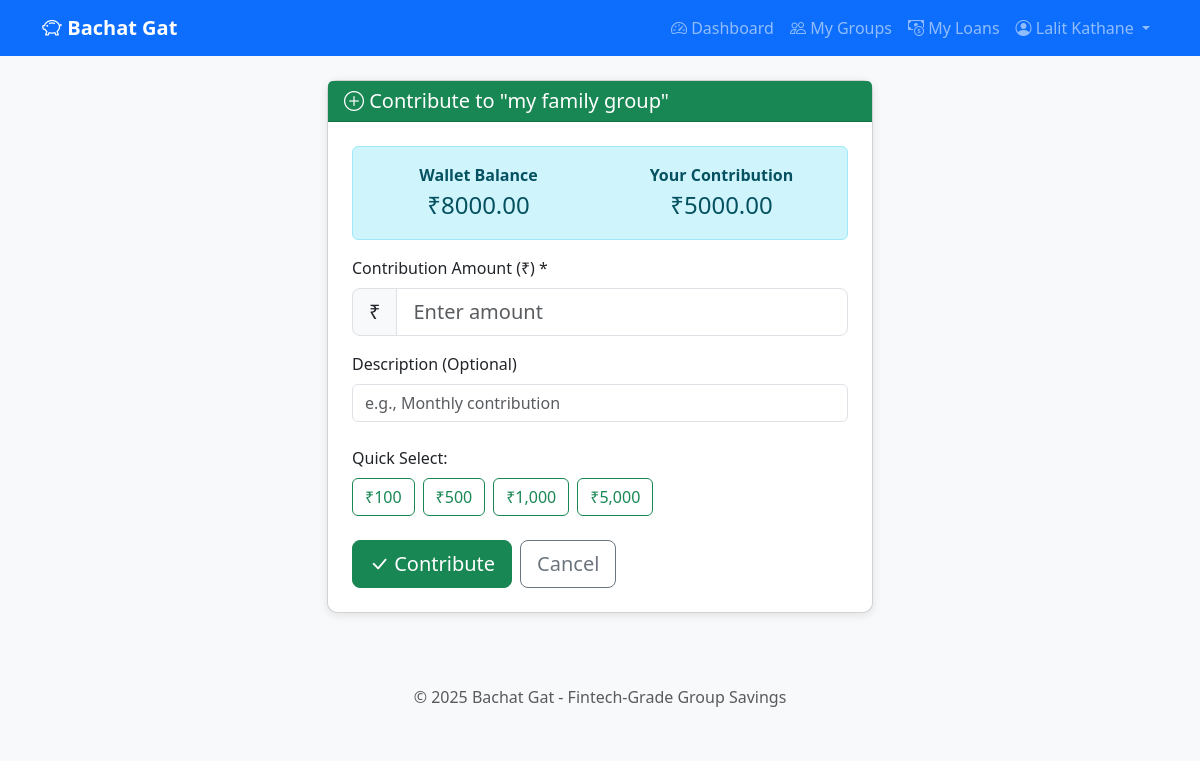
Page /groups/1/wallet/contribute (signed in) on the committed database.
### app/models.py (models this page shows, shortened)
class User(UserMixin, db.Model):
    __tablename__ = 'users'
    id = db.Column(db.Integer, primary_key=True)
    name = db.Column(db.String(100), nullable=False)
    email = db.Column(db.String(120), unique=True, nullable=False)
    password_hash = db.Column(db.String(256), nullable=False)
    phone = db.Column(db.String(20), nullable=True)
    created_at = db.Column(db.DateTime, default=datetime.utcnow)
    updated_at = db.Column(db.DateTime, default=datetime.utcnow, onupdate=datetime.utcnow)
    groups_created = db.relationship('Group', backref='creator', lazy='dynamic')
    memberships = db.relationship('GroupMember', backref='user', lazy='dynamic',
                                  foreign_keys='GroupMember.user_id')
    loan_requests = db.relationship('LoanRequest', backref='requester', lazy='dynamic',
                                    foreign_keys='LoanRequest.requested_by')
    approvals = db.relationship('LoanApproval', backref='approver', lazy='dynamic')
    contributions = db.relationship('MemberContribution', backref='contributor', lazy='dynamic')
    repayments = db.relationship('LoanRepayment', backref='payer', lazy='dynamic',
                                 foreign_keys='LoanRepayment.paid_by')
    member_ledgers = db.relationship('MemberLedger', backref='member', lazy='dynamic')

class Group(db.Model):
    __tablename__ = 'groups'
    id = db.Column(db.Integer, primary_key=True)
    name = db.Column(db.String(100), nullable=False)
    description = db.Column(db.String(500))
    created_by = db.Column(db.Integer, db.ForeignKey('users.id'), nullable=False)
    default_interest_rate = db.Column(db.Float, default=12.0)  # Annual %
    default_loan_duration_months = db.Column(db.Integer, default=12)
    default_repayment_type = db.Column(db.String(20), default='emi')
    is_active = db.Column(db.Boolean, default=True)
    created_at = db.Column(db.DateTime, default=datetime.utcnow)
    updated_at = db.Column(db.DateTime, default=datetime.utcnow, onupdate=datetime.utcnow)
    members = db.relationship('GroupMember', backref='group', lazy='dynamic',
                              cascade='all, delete-orphan')
    loan_requests = db.relationship('LoanRequest', backref='group', lazy='dynamic',
                                    cascade='all, delete-orphan')
    wallet = db.relationship('GroupWallet', backref='group', uselist=False,
                             cascade='all, delete-orphan')

class GroupWallet(db.Model):
    __tablename__ = 'group_wallets'
    id = db.Column(db.Integer, primary_key=True)
    group_id = db.Column(db.Integer, db.ForeignKey('groups.id'), unique=True, nullable=False)
    balance = db.Column(db.Float, default=0.0, nullable=False)
    total_contributed = db.Column(db.Float, default=0.0, nullable=False)
    total_disbursed = db.Column(db.Float, default=0.0, nullable=False)
    total_interest_earned = db.Column(db.Float, default=0.0, nullable=False)
    is_dirty = db.Column(db.Boolean, default=False, nullable=False)
    last_recalculated_at = db.Column(db.DateTime, default=datetime.utcnow)
    created_at = db.Column(db.DateTime, default=datetime.utcnow)
    updated_at = db.Column(db.DateTime, default=datetime.utcnow, onupdate=datetime.utcnow)
    contributions = db.relationship('MemberContribution', backref='wallet', lazy='dynamic')
    transactions = db.relationship('WalletTransaction', backref='wallet', lazy='dynamic')
    member_ledgers = db.relationship('MemberLedger', backref='wallet', lazy='dynamic')

class MemberLedger(db.Model):
    __tablename__ = 'member_ledgers'
    id = db.Column(db.Integer, primary_key=True)
    wallet_id = db.Column(db.Integer, db.ForeignKey('group_wallets.id'), nullable=False)
    user_id = db.Column(db.Integer, db.ForeignKey('users.id'), nullable=False)
    principal_contributed = db.Column(db.Float, default=0.0, nullable=False)
    interest_earned = db.Column(db.Float, default=0.0, nullable=False)
    total_balance = db.Column(db.Float, default=0.0, nullable=False)  # principal + interest
    last_contribution_at = db.Column(db.DateTime, nullable=True)
    last_interest_credit_at = db.Column(db.DateTime, nullable=True)
    created_at = db.Column(db.DateTime, default=datetime.utcnow)
    updated_at = db.Column(db.DateTime, default=datetime.utcnow, onupdate=datetime.utcnow)
    __table_args__ = (
        db.UniqueConstraint('wallet_id', 'user_id', name='unique_member_ledger'),
    )

### app/routes/wallet.py (the view, shortened to what this page needs)
@wallet_bp.route('/groups/<int:group_id>/wallet/contribute', methods=['GET', 'POST'])
@login_required
def contribute(group_id):
    group = Group.query.get_or_404(group_id)
    wallet = group.wallet
    if not wallet:
        flash('This group does not have a wallet!', 'danger')
        return redirect(url_for('groups.view_group', group_id=group_id))
    allowed, reason = can_contribute(current_user.id, wallet.id)
    if not allowed:
        flash(reason, 'danger')
        return redirect(url_for('wallet.view_wallet', group_id=group_id))
    user_ledger = MemberLedger.query.filter_by(
        wallet_id=wallet.id,
        user_id=current_user.id
    ).first()
    return render_template(
        'wallet/contribute.html',
        group=group,
        wallet=wallet,
        user_ledger=user_ledger
    )

### app/__init__.py (called while the page is built)
def create_app():
    app = Flask(__name__)
    app.config.from_object(Config)
    db.init_app(app)
    login_manager.init_app(app)
    from app.models import User
    @login_manager.user_loader
    def load_user(user_id):
        return User.query.get(int(user_id))
    from app.routes.auth import auth_bp
    from app.routes.groups import groups_bp
    from app.routes.loans import loans_bp
    from app.routes.wallet import wallet_bp
    from app.routes.admin import admin_bp  # NEW
    app.register_blueprint(auth_bp)
    app.register_blueprint(groups_bp)
    app.register_blueprint(loans_bp)
    app.register_blueprint(wallet_bp)
    app.register_blueprint(admin_bp)  # NEW
    with app.app_context():
        db.create_all()
        print("✅ Database tables created!")
    return app

### app/services/authorization_service.py (called while the page is built)
def is_group_member(user_id, group_id):
    membership = GroupMember.query.filter_by(
        user_id=user_id,
        group_id=group_id,
        is_active=True
    ).first()
    return membership is not None

def can_contribute(user_id, wallet_id):
    wallet = GroupWallet.query.get(wallet_id)
    if not wallet:
        return False, "Wallet not found"
    if not is_group_member(user_id, wallet.group_id):
        return False, "You are not a member of this group"
    return True, None

### app/templates/wallet/contribute.html (shortened to what this page needs)
{% extends 'base.html' %}
{% block content %}
<div class="row justify-content-center">
    <div class="col-md-6">
        <div class="card">
            <div class="card-header bg-success text-white">
                <h5 class="mb-0">
                    <i class="bi bi-plus-circle"></i> Contribute to "{{ group.name }}"
                </h5>
            </div>
            <div class="card-body p-4">
                <div class="alert alert-info">
                    <div class="row text-center">
                        <div class="col-6">
                            <strong>Wallet Balance</strong><br>
                            <span class="fs-4">₹{{ "%.2f"|format(wallet.balance) }}</span>
                        </div>
                        <div class="col-6">
                            <strong>Your Contribution</strong><br>
                            <span class="fs-4">₹{{ "%.2f"|format(user_ledger.principal_contributed if user_ledger else 0) }}</span>
                        </div>
                    </div>
                </div>
                <form method="POST" action="{{ url_for('wallet.contribute', group_id=group.id) }}">
                    <div class="mb-3">
                        <label class="form-label">Contribution Amount (₹) *</label>
                        <div class="input-group input-group-lg">
                            <span class="input-group-text">₹</span>
                            <input type="number" name="amount" class="form-control"
                                   placeholder="Enter amount" min="1" step="0.01" required>
                        </div>
                    </div>
                    <div class="mb-4">
                        <label class="form-label">Description (Optional)</label>
                        <input type="text" name="description" class="form-control"
                               placeholder="e.g., Monthly contribution">
                    </div>
                    <div class="mb-4">
                        <label class="form-label">Quick Select:</label>
                        <div class="d-flex gap-2 flex-wrap">
                            <button type="button" class="btn btn-outline-success quick-amount" data-amount="100">₹100</button>
                            <button type="button" class="btn btn-outline-success quick-amount" data-amount="500">₹500</button>
                            <button type="button" class="btn btn-outline-success quick-amount" data-amount="1000">₹1,000</button>
                            <button type="button" class="btn btn-outline-success quick-amount" data-amount="5000">₹5,000</button>
                        </div>
                    </div>
                    <div class="d-flex gap-2">
                        <button type="submit" class="btn btn-success btn-lg">
                            <i class="bi bi-check-lg"></i> Contribute
                        </button>
                        <a href="{{ url_for('wallet.view_wallet', group_id=group.id) }}"
                           class="btn btn-outline-secondary btn-lg">
                            Cancel
                        </a>
                    </div>
                </form>
            </div>
        </div>
    </div>
</div>
{% endblock %}

### app/templates/base.html (shortened to what this page needs)
<!DOCTYPE html>
<html lang="en">
<head>
    <link href="https://cdn.jsdelivr.net/npm/bootstrap@5.3.0/dist/css/bootstrap.min.css" rel="stylesheet">
    <link href="https://cdn.jsdelivr.net/npm/bootstrap-icons@1.10.0/font/bootstrap-icons.css" rel="stylesheet">
</head>
<body>
    <nav class="navbar navbar-expand-lg navbar-dark bg-primary">
        <div class="container">
            <a class="navbar-brand" href="{{ url_for('auth.home') }}">
                <i class="bi bi-piggy-bank"></i> Bachat Gat
            </a>
            <div class="collapse navbar-collapse" id="navbarNav">
                <ul class="navbar-nav ms-auto">
                    {% if current_user.is_authenticated %}
                        <li class="nav-item">
                            <a class="nav-link" href="{{ url_for('auth.dashboard') }}">
                                <i class="bi bi-speedometer2"></i> Dashboard
                            </a>
                        </li>
                        <li class="nav-item">
                            <a class="nav-link" href="{{ url_for('groups.list_groups') }}">
                                <i class="bi bi-people"></i> My Groups
                            </a>
                        </li>
                        <li class="nav-item position-relative">
                            <a class="nav-link" href="{{ url_for('loans.my_loans') }}">
                                <i class="bi bi-cash-coin"></i> My Loans
                            </a>
                        </li>
                        <li class="nav-item dropdown">
                            <a class="nav-link dropdown-toggle" href="#" id="userDropdown"
                               role="button" data-bs-toggle="dropdown">
                                <i class="bi bi-person-circle"></i> {{ current_user.name }}
                            </a>
                        </li>
                    {% endif %}
                </ul>
            </div>
        </div>
    </nav>
    <main class="container mt-4 mb-5">
        {% block content %}{% endblock %}
    </main>
    <footer class="text-center py-4 mt-5 bg-light">
        <p class="text-muted mb-0">&copy; 2025 Bachat Gat - Fintech-Grade Group Savings</p>
    </footer>
</body>
</html>

### app/templates/base.html (style rules this page uses)
body { background-color: #f8f9fa; }
.navbar-brand { font-weight: bold; }
.card { box-shadow: 0 2px 10px rgba(0,0,0,0.1); border-radius: 10px; }

### rows in the picture
User: name "Lalit Kathane"
Group: name "my family group"
GroupWallet: balance "8000.00"
MemberLedger: principal_contributed "5000.00"
